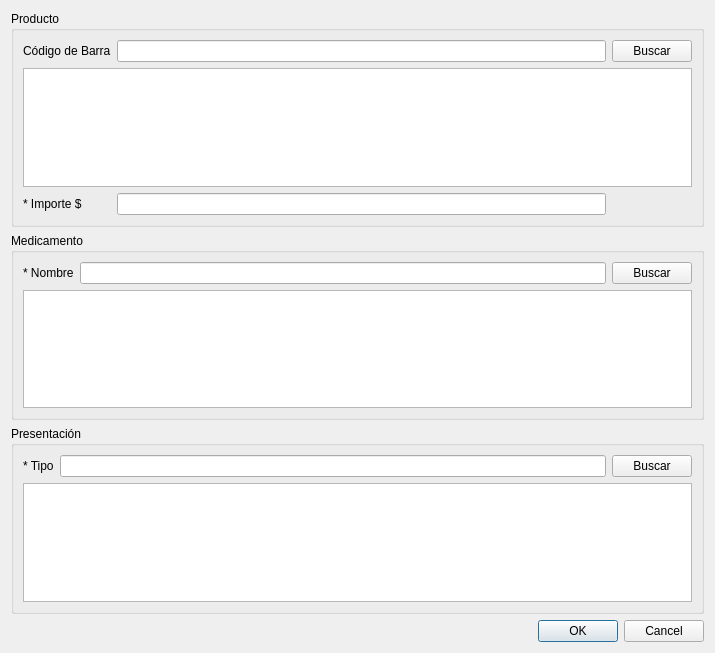
<?xml version="1.0" encoding="UTF-8"?>
<ui version="4.0">
 <class>vtnModificarProducto</class>
 <widget class="QWidget" name="vtnModificarProducto">
  <property name="geometry">
   <rect>
    <x>0</x>
    <y>0</y>
    <width>715</width>
    <height>653</height>
   </rect>
  </property>
  <property name="windowTitle">
   <string>Modificar Producto</string>
  </property>
  <layout class="QVBoxLayout" name="verticalLayout">
   <item>
    <widget class="QGroupBox" name="gpProducto">
     <property name="title">
      <string>Producto</string>
     </property>
     <layout class="QVBoxLayout" name="verticalLayout_2">
      <item>
       <layout class="QGridLayout" name="gridLayout_2">
        <item row="1" column="0" colspan="3">
         <widget class="QTableWidget" name="tablaProducto">
          <property name="editTriggers">
           <set>QAbstractItemView::NoEditTriggers</set>
          </property>
          <attribute name="horizontalHeaderDefaultSectionSize">
           <number>160</number>
          </attribute>
          <attribute name="horizontalHeaderStretchLastSection">
           <bool>true</bool>
          </attribute>
         </widget>
        </item>
        <item row="0" column="0">
         <widget class="QLabel" name="label">
          <property name="text">
           <string>Código de Barra</string>
          </property>
         </widget>
        </item>
        <item row="0" column="1">
         <widget class="QLineEdit" name="lineCodBarra">
          <property name="statusTip">
           <string>Ingrese código de barra del Producto (exactamente 9 números)</string>
          </property>
          <property name="accessibleDescription">
           <string>codigo</string>
          </property>
         </widget>
        </item>
        <item row="0" column="2">
         <widget class="QPushButton" name="btnBuscarProd">
          <property name="text">
           <string>Buscar</string>
          </property>
         </widget>
        </item>
        <item row="2" column="0">
         <widget class="QLabel" name="label_2">
          <property name="text">
           <string>* Importe $</string>
          </property>
         </widget>
        </item>
        <item row="2" column="1">
         <widget class="QLineEdit" name="lineImp">
          <property name="statusTip">
           <string>Ingrese importe del producto (solo números separando los centavos por un punto (.) ejemplo 125.75)</string>
          </property>
          <property name="accessibleDescription">
           <string>importe</string>
          </property>
         </widget>
        </item>
       </layout>
      </item>
     </layout>
    </widget>
   </item>
   <item>
    <widget class="QGroupBox" name="gbMedicamento">
     <property name="title">
      <string>Medicamento</string>
     </property>
     <layout class="QVBoxLayout" name="verticalLayout_3">
      <item>
       <layout class="QGridLayout" name="gridLayout_3">
        <item row="0" column="2">
         <widget class="QPushButton" name="btnBuscarMed">
          <property name="text">
           <string>Buscar</string>
          </property>
         </widget>
        </item>
        <item row="0" column="1">
         <widget class="QLineEdit" name="lineNombMed">
          <property name="statusTip">
           <string>Ingrese nombre del Medicamento (solo letras y números)</string>
          </property>
          <property name="accessibleDescription">
           <string>textoNumeros</string>
          </property>
         </widget>
        </item>
        <item row="0" column="0">
         <widget class="QLabel" name="label_6">
          <property name="text">
           <string>* Nombre</string>
          </property>
         </widget>
        </item>
        <item row="1" column="0" colspan="3">
         <widget class="QTableWidget" name="tablaMedicamento">
          <property name="editTriggers">
           <set>QAbstractItemView::NoEditTriggers</set>
          </property>
          <attribute name="horizontalHeaderDefaultSectionSize">
           <number>160</number>
          </attribute>
          <attribute name="horizontalHeaderStretchLastSection">
           <bool>true</bool>
          </attribute>
         </widget>
        </item>
       </layout>
      </item>
     </layout>
    </widget>
   </item>
   <item>
    <widget class="QGroupBox" name="gbPresentacion">
     <property name="title">
      <string>Presentación</string>
     </property>
     <layout class="QVBoxLayout" name="verticalLayout_4">
      <item>
       <layout class="QGridLayout" name="gridLayout_4">
        <item row="0" column="1">
         <widget class="QLineEdit" name="lineTipoPres">
          <property name="statusTip">
           <string>Ingrese tipo de la Presentación (solo letras)</string>
          </property>
          <property name="accessibleDescription">
           <string>texto</string>
          </property>
         </widget>
        </item>
        <item row="0" column="0">
         <widget class="QLabel" name="label_7">
          <property name="text">
           <string>* Tipo</string>
          </property>
         </widget>
        </item>
        <item row="0" column="2">
         <widget class="QPushButton" name="btnBuscarPres">
          <property name="text">
           <string>Buscar</string>
          </property>
         </widget>
        </item>
        <item row="1" column="0" colspan="3">
         <widget class="QTableWidget" name="tablaPresentacion">
          <property name="editTriggers">
           <set>QAbstractItemView::NoEditTriggers</set>
          </property>
          <attribute name="horizontalHeaderDefaultSectionSize">
           <number>160</number>
          </attribute>
          <attribute name="horizontalHeaderStretchLastSection">
           <bool>true</bool>
          </attribute>
         </widget>
        </item>
       </layout>
      </item>
     </layout>
    </widget>
   </item>
   <item>
    <widget class="QDialogButtonBox" name="buttonBox">
     <property name="standardButtons">
      <set>QDialogButtonBox::Cancel|QDialogButtonBox::Ok</set>
     </property>
    </widget>
   </item>
  </layout>
 </widget>
 <resources/>
 <connections/>
</ui>
